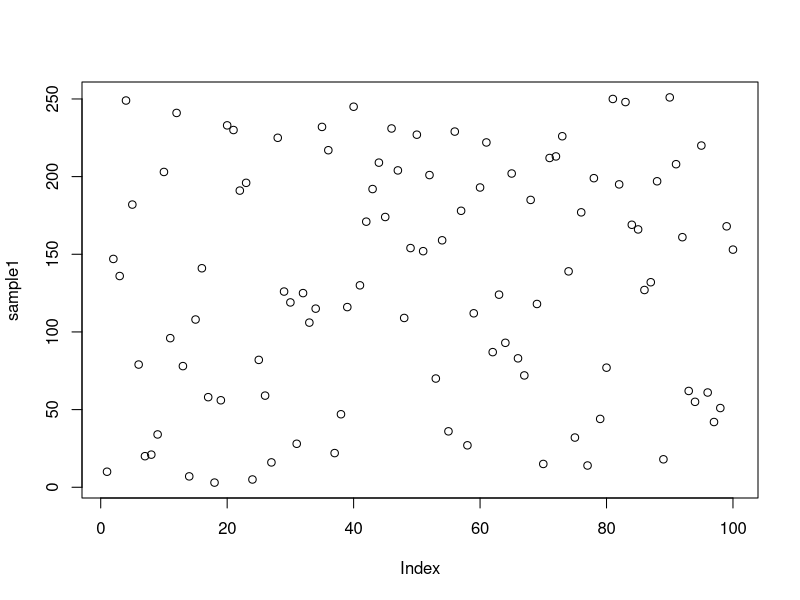
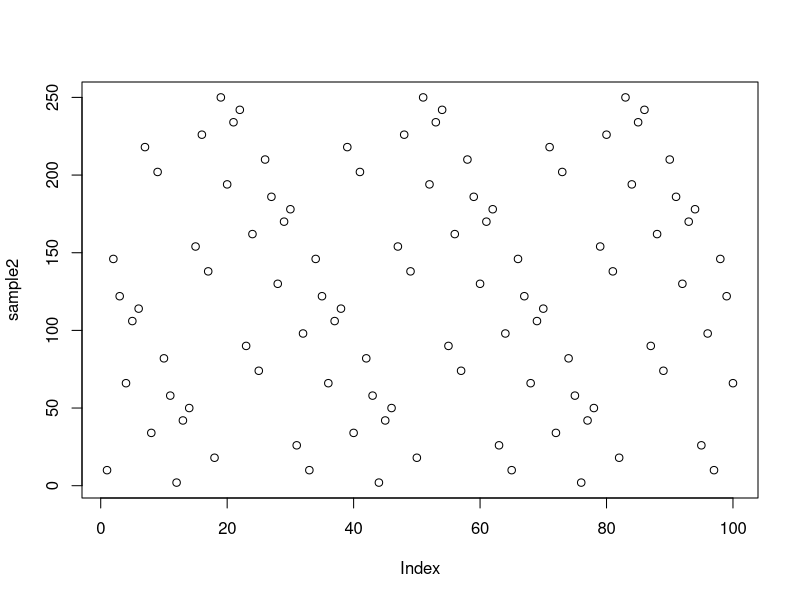

Generate these figures, in order, with R:
## ---- chunk 1
lcg <- function(n, modulus, mult, incr, seed) {
  samples <- rep(0, n)
  samples[1] <- seed
  for (i in 1:(n - 1)) {
    samples[i + 1] <- (mult * samples[i] + incr) %% modulus
  }
  return(samples)
}
## ---- chunk 2
m <- 2^8
sample1 <- lcg(100, m, 13, 17, 10)
plot(sample1)
## ---- chunk 3
sample2 <- lcg(100, m, 13, 16, 10)
plot(sample2)
## ---- chunk 4
which(sample2 == 10)
